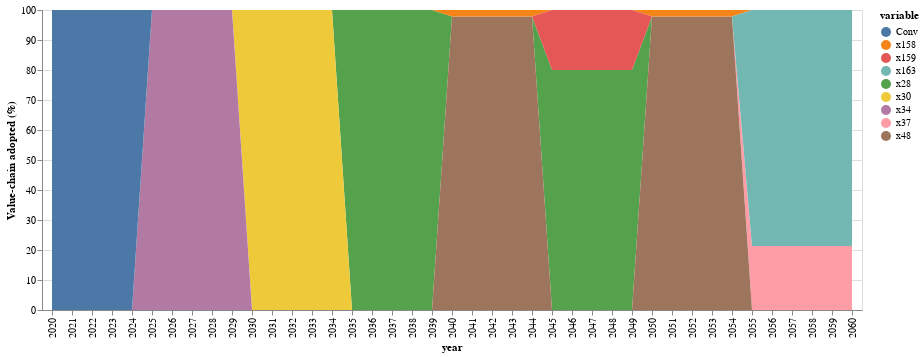

Write notebook code for a chart like this one.
### Code cell
#only for this result

function conventional(i1,t)
    if t==7
        return (1-sum(JuMP.values.(xk)[k,t] for k in 1:nrow(compromise)))
    end
    if t==0
        if mod(i1,5)≥mod(round.(sum(JuMP.values.(tk)[1:nrow(compromise),t+1])-0.001;digits=4),5) && sum(JuMP.values.(xk)[1:nrow(compromise),t+1]) > 0
            return (1-sum(JuMP.values.(xk)[k,t+1] for k in 1:nrow(compromise)))
        else
            return 1
        end
    else
        sum_xks_atT=0
        for k1 in 1:nrow(compromise)
            if mod(i1,5)≥mod(round(JuMP.values.(tk)[k1,t+1]-0.001;digits=4),5) && sum(JuMP.values.(xk)[k1,t:t+1])>0 && t>0
                sum_xks_atT+=JuMP.values.(xk)[k1,t+1]
            else
                sum_xks_atT+=JuMP.values.(xk)[k1,t]
            end
        end
            
        #if mod(i1,5)≥mod(round(sum(JuMP.values.(tk)[1:nrow(compromise),t+1]);digits=2),5) && sum(JuMP.values.(xk)[1:nrow(compromise),t:t+1])>0 && t>0
        #    t=t+1
        #end
        #return (1-sum(JuMP.values.(xk)[k,t] for k in 1:nrow(compromise)))
        return (1-sum_xks_atT)
    end
end

function innovation(i1,k1,t)
    if t==7
        return sum(JuMP.values.(xk)[k,t] for k=k1:k1)
    end
    if t==0 
        if mod(i1,5)≥mod(round(JuMP.values.(tk)[k1,t+1]-0.001;digits=4),5) && JuMP.values.(xk)[k1,t+1] > 0
            t=1
            return (sum(JuMP.values.(xk)[k,t] for k=k1:k1))            
        else
            return 0
        end
    end
    if mod(i1,5)≥mod(round(JuMP.values.(tk)[k1,t+1]-0.001;digits=4),5) && sum(JuMP.values.(xk)[k1,t:t+1])>0 && t>0
        t=t+1
    end
    return sum(JuMP.values.(xk)[k,t] for k=k1:k1)
    
end

conv=zeros(55)

conv[1]=100
inn_co2=zeros(nrow(compromise),55)

for k in 1:nrow(compromise)
    inn_co2[k,1]=0
end
j=0
for t in 1:55
    if 0 ≤ t ≤ 5
        j=0
    elseif 6 ≤ t ≤ 10
        j=1
    elseif 11 ≤ t ≤ 15
        j=2
    elseif 16 ≤ t ≤ 20
        j=3
    elseif 21 ≤ t ≤ 25
        j=4
    elseif 26 ≤ t ≤ 30
        j=5
    elseif 31 ≤ t ≤ 35
        j=6
    else
        j=7
    end
    
    
    
    conv[t]=100*conventional(t,j)
    for k in 1:nrow(compromise)
        
        inn_co2[k,t]=100*innovation(t,k,j)
    end
end
#conv[1:5].=100

sNames = ["conv","inn1","inn2","inn3","inn4","inn5","inn6","inn7","inn8","inn9","inn10"]
xLabels = []
for i in 2020:2070
    push!(xLabels,string(i))
end

#df = DataFrame(year=xLabels, conv=conv, inn1=inn_co2[1,:],inn2=inn_co2[2,:],inn3=inn_co2[3,:],inn4=inn_co2[4,:],
#        inn5=inn_co2[5,:],inn6=inn_co2[6,:],inn7=inn_co2[7,:],inn8=inn_co2[8,:],inn9=inn_co2[9,:],inn10=inn_co2[10,:])
df = DataFrame(vcat(inn_co2,conv')',:auto)


df=df[1:41,:]

df=df[!, any.(>(0), eachcol(df))]
df[!,:year]=xLabels[1:41]
#rename!(df,[:x1,:x93,:x218,:x222] .=> [:Conv,:pyLDPE1,:alcPLA2,:alcPLA6])
#df[!,:pyLDPE11]=zeros(36)
rename!(df,[:x269] .=> [:Conv])
#df[!,:x31]=zeros(36)
#df[!,:x38]=zeros(36)
#df[!,:x164]=zeros(36)

#rename!(df,[:x94,:x95,:x104,:x109,:x196,:x198,:x199,:x200,:x201] .=> [:LABS12,:LABS13,:LABS22,:LABS27,:RecyclPLA2,:RecyclPLA4,:RecyclPLA5,:RecyclPLA6,:RecyclPLA7])
#rename!(df,[:x29,:x30,:x31,:x45,:x49] .=> [:pyLDPE_maxTheta,:pyLDPE_minGWP,:pyLDPE_minLCC,:pyLDPE_14,:pyLDPE_18])
#rename!(df,[:x160,:x164] .=> [:alcPLA_minLCC,:alcPLA_3])
split_yearly=df |> stack |> @vlplot(:area, x=:year, y={:value, stack=:zero, title="Value-chain adopted (%)"}, color="variable:n",legend=:sNames) 
if want_save>0
    save("./result-case-roadmap/split_yearly-"*output_key*".svg", split_yearly)
end
#save("./result-case-roadmap/split_yearly-netzero.svg", split_yearly)
split_yearly

### Figure 1 — Vega-Lite specification as saved in the notebook (floating-point values rounded to 4 significant figures; data arrays with more than 128 entries replaced by an {"elided": "..."} marker saying what was removed)
{"data": {"values": {"elided": "369 records"}}, "encoding": {"color": {"field": "variable", "type": "nominal"}, "x": {"field": "year"}, "y": {"field": "value", "stack": "zero", "title": "Value-chain adopted (%)", "type": "quantitative"}}, "legend": "sNames", "mark": "area"}
